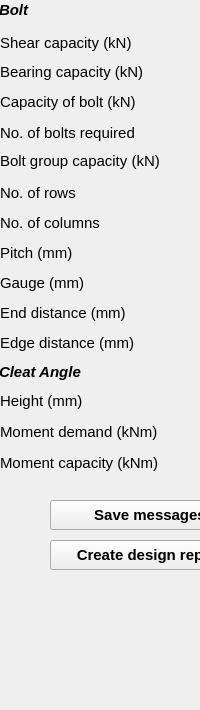
  <widget class="QDockWidget" name="outputDock">
   <property name="sizePolicy">
    <sizepolicy hsizetype="Preferred" vsizetype="Preferred">
     <horstretch>0</horstretch>
     <verstretch>0</verstretch>
    </sizepolicy>
   </property>
   <property name="minimumSize">
    <size>
     <width>125</width>
     <height>710</height>
    </size>
   </property>
   <property name="maximumSize">
    <size>
     <width>310</width>
     <height>710</height>
    </size>
   </property>
   <property name="font">
    <font>
     <pointsize>11</pointsize>
     <weight>75</weight>
     <bold>true</bold>
    </font>
   </property>
   <property name="windowTitle">
    <string>Output dock</string>
   </property>
   <attribute name="dockWidgetArea">
    <number>2</number>
   </attribute>
   <widget class="QWidget" name="dockWidgetContents_2">
    <widget class="QLineEdit" name="txtNoBolts">
     <property name="geometry">
      <rect>
       <x>200</x>
       <y>120</y>
       <width>100</width>
       <height>25</height>
      </rect>
     </property>
     <property name="font">
      <font>
       <weight>50</weight>
       <bold>false</bold>
      </font>
     </property>
     <property name="readOnly">
      <bool>true</bool>
     </property>
    </widget>
    <widget class="QLabel" name="noOfBoltsLbl">
     <property name="geometry">
      <rect>
       <x>0</x>
       <y>120</y>
       <width>191</width>
       <height>25</height>
      </rect>
     </property>
     <property name="font">
      <font>
       <pointsize>11</pointsize>
       <weight>50</weight>
       <bold>false</bold>
      </font>
     </property>
     <property name="text">
      <string>No. of bolts required</string>
     </property>
    </widget>
    <widget class="QLineEdit" name="txtShrCapacity">
     <property name="geometry">
      <rect>
       <x>200</x>
       <y>30</y>
       <width>100</width>
       <height>25</height>
      </rect>
     </property>
     <property name="font">
      <font>
       <weight>50</weight>
       <bold>false</bold>
      </font>
     </property>
     <property name="text">
      <string/>
     </property>
     <property name="readOnly">
      <bool>true</bool>
     </property>
    </widget>
    <widget class="QLineEdit" name="txtBeamPitch">
     <property name="geometry">
      <rect>
       <x>200</x>
       <y>240</y>
       <width>100</width>
       <height>25</height>
      </rect>
     </property>
     <property name="font">
      <font>
       <weight>50</weight>
       <bold>false</bold>
      </font>
     </property>
     <property name="readOnly">
      <bool>true</bool>
     </property>
    </widget>
    <widget class="QLineEdit" name="txtBeamGuage">
     <property name="geometry">
      <rect>
       <x>200</x>
       <y>270</y>
       <width>100</width>
       <height>25</height>
      </rect>
     </property>
     <property name="font">
      <font>
       <weight>50</weight>
       <bold>false</bold>
      </font>
     </property>
     <property name="readOnly">
      <bool>true</bool>
     </property>
    </widget>
    <widget class="QLineEdit" name="txtBoltCapacity">
     <property name="geometry">
      <rect>
       <x>200</x>
       <y>90</y>
       <width>100</width>
       <height>25</height>
      </rect>
     </property>
     <property name="font">
      <font>
       <weight>50</weight>
       <bold>false</bold>
      </font>
     </property>
     <property name="readOnly">
      <bool>true</bool>
     </property>
    </widget>
    <widget class="QLineEdit" name="txt_column">
     <property name="geometry">
      <rect>
       <x>200</x>
       <y>210</y>
       <width>100</width>
       <height>25</height>
      </rect>
     </property>
     <property name="font">
      <font>
       <weight>50</weight>
       <bold>false</bold>
      </font>
     </property>
     <property name="readOnly">
      <bool>true</bool>
     </property>
    </widget>
    <widget class="QLineEdit" name="txt_row">
     <property name="geometry">
      <rect>
       <x>200</x>
       <y>180</y>
       <width>100</width>
       <height>25</height>
      </rect>
     </property>
     <property name="font">
      <font>
       <weight>50</weight>
       <bold>false</bold>
      </font>
     </property>
     <property name="readOnly">
      <bool>true</bool>
     </property>
    </widget>
    <widget class="QLabel" name="beamGaugeLbl">
     <property name="geometry">
      <rect>
       <x>0</x>
       <y>270</y>
       <width>130</width>
       <height>25</height>
      </rect>
     </property>
     <property name="font">
      <font>
       <pointsize>11</pointsize>
       <weight>50</weight>
       <bold>false</bold>
      </font>
     </property>
     <property name="text">
      <string>Gauge (mm)</string>
     </property>
    </widget>
    <widget class="QLabel" name="boltCapacityLbl">
     <property name="geometry">
      <rect>
       <x>0</x>
       <y>90</y>
       <width>179</width>
       <height>25</height>
      </rect>
     </property>
     <property name="font">
      <font>
       <pointsize>11</pointsize>
       <weight>50</weight>
       <bold>false</bold>
      </font>
     </property>
     <property name="text">
      <string>&lt;html&gt;&lt;head/&gt;&lt;body&gt;&lt;p&gt;Capacity of bolt (kN)&lt;/p&gt;&lt;/body&gt;&lt;/html&gt;</string>
     </property>
    </widget>
    <widget class="QLineEdit" name="txtbearCapacity">
     <property name="geometry">
      <rect>
       <x>200</x>
       <y>60</y>
       <width>100</width>
       <height>25</height>
      </rect>
     </property>
     <property name="font">
      <font>
       <weight>50</weight>
       <bold>false</bold>
      </font>
     </property>
     <property name="readOnly">
      <bool>true</bool>
     </property>
    </widget>
    <widget class="QLabel" name="endDistLbl">
     <property name="geometry">
      <rect>
       <x>0</x>
       <y>300</y>
       <width>179</width>
       <height>25</height>
      </rect>
     </property>
     <property name="font">
      <font>
       <pointsize>11</pointsize>
       <weight>50</weight>
       <bold>false</bold>
      </font>
     </property>
     <property name="text">
      <string>End distance (mm)</string>
     </property>
    </widget>
    <widget class="QLabel" name="no_col_lbl">
     <property name="geometry">
      <rect>
       <x>0</x>
       <y>210</y>
       <width>130</width>
       <height>25</height>
      </rect>
     </property>
     <property name="font">
      <font>
       <pointsize>11</pointsize>
       <weight>50</weight>
       <bold>false</bold>
      </font>
     </property>
     <property name="text">
      <string>No. of columns</string>
     </property>
    </widget>
    <widget class="QLabel" name="beamPitchLbl">
     <property name="geometry">
      <rect>
       <x>0</x>
       <y>240</y>
       <width>130</width>
       <height>25</height>
      </rect>
     </property>
     <property name="font">
      <font>
       <pointsize>11</pointsize>
       <weight>50</weight>
       <bold>false</bold>
      </font>
     </property>
     <property name="text">
      <string>Pitch (mm)</string>
     </property>
    </widget>
    <widget class="QLineEdit" name="txtEdgeDist">
     <property name="geometry">
      <rect>
       <x>200</x>
       <y>330</y>
       <width>100</width>
       <height>25</height>
      </rect>
     </property>
     <property name="font">
      <font>
       <weight>50</weight>
       <bold>false</bold>
      </font>
     </property>
     <property name="readOnly">
      <bool>true</bool>
     </property>
    </widget>
    <widget class="QLabel" name="no_row_lbl">
     <property name="geometry">
      <rect>
       <x>0</x>
       <y>180</y>
       <width>130</width>
       <height>25</height>
      </rect>
     </property>
     <property name="font">
      <font>
       <pointsize>11</pointsize>
       <weight>50</weight>
       <bold>false</bold>
      </font>
     </property>
     <property name="text">
      <string>No. of rows</string>
     </property>
    </widget>
    <widget class="QLabel" name="edgeDistLbl">
     <property name="geometry">
      <rect>
       <x>0</x>
       <y>330</y>
       <width>179</width>
       <height>25</height>
      </rect>
     </property>
     <property name="font">
      <font>
       <pointsize>11</pointsize>
       <weight>50</weight>
       <bold>false</bold>
      </font>
     </property>
     <property name="text">
      <string>Edge distance (mm)</string>
     </property>
    </widget>
    <widget class="QLabel" name="ShearCapacityLbl">
     <property name="geometry">
      <rect>
       <x>0</x>
       <y>30</y>
       <width>161</width>
       <height>25</height>
      </rect>
     </property>
     <property name="font">
      <font>
       <pointsize>11</pointsize>
       <weight>50</weight>
       <bold>false</bold>
      </font>
     </property>
     <property name="text">
      <string>Shear capacity (kN)</string>
     </property>
    </widget>
    <widget class="QLineEdit" name="txtEndDist">
     <property name="geometry">
      <rect>
       <x>200</x>
       <y>300</y>
       <width>100</width>
       <height>25</height>
      </rect>
     </property>
     <property name="font">
      <font>
       <weight>50</weight>
       <bold>false</bold>
      </font>
     </property>
     <property name="readOnly">
      <bool>true</bool>
     </property>
    </widget>
    <widget class="QLabel" name="outputBoltLbl">
     <property name="geometry">
      <rect>
       <x>-1</x>
       <y>0</y>
       <width>66</width>
       <height>20</height>
      </rect>
     </property>
     <property name="font">
      <font>
       <pointsize>11</pointsize>
       <weight>50</weight>
       <bold>false</bold>
      </font>
     </property>
     <property name="text">
      <string>&lt;html&gt;&lt;head/&gt;&lt;body&gt;&lt;p&gt;&lt;span style=&quot; font-weight:600; font-style:italic;&quot;&gt;Bolt&lt;/span&gt;&lt;/p&gt;&lt;/body&gt;&lt;/html&gt;</string>
     </property>
    </widget>
    <widget class="QLabel" name="bearingCapacityLbl">
     <property name="geometry">
      <rect>
       <x>0</x>
       <y>60</y>
       <width>179</width>
       <height>25</height>
      </rect>
     </property>
     <property name="font">
      <font>
       <pointsize>11</pointsize>
       <weight>50</weight>
       <bold>false</bold>
      </font>
     </property>
     <property name="text">
      <string>&lt;html&gt;&lt;head/&gt;&lt;body&gt;&lt;p&gt;Bearing capacity (kN)&lt;/p&gt;&lt;/body&gt;&lt;/html&gt;</string>
     </property>
    </widget>
    <widget class="QLabel" name="momentCapacityLbl">
     <property name="geometry">
      <rect>
       <x>0</x>
       <y>450</y>
       <width>191</width>
       <height>25</height>
      </rect>
     </property>
     <property name="font">
      <font>
       <pointsize>11</pointsize>
       <weight>50</weight>
       <bold>false</bold>
      </font>
     </property>
     <property name="text">
      <string>Moment capacity (kNm)</string>
     </property>
    </widget>
    <widget class="QLineEdit" name="txtMomntCapacity">
     <property name="geometry">
      <rect>
       <x>200</x>
       <y>450</y>
       <width>100</width>
       <height>25</height>
      </rect>
     </property>
     <property name="font">
      <font>
       <weight>50</weight>
       <bold>false</bold>
      </font>
     </property>
     <property name="readOnly">
      <bool>true</bool>
     </property>
    </widget>
    <widget class="QLabel" name="outputCleatLbl">
     <property name="geometry">
      <rect>
       <x>-1</x>
       <y>360</y>
       <width>130</width>
       <height>25</height>
      </rect>
     </property>
     <property name="font">
      <font>
       <pointsize>11</pointsize>
      </font>
     </property>
     <property name="text">
      <string>&lt;html&gt;&lt;head/&gt;&lt;body&gt;&lt;p&gt;&lt;span style=&quot; font-style:italic;&quot;&gt;Cleat Angle&lt;/span&gt;&lt;/p&gt;&lt;/body&gt;&lt;/html&gt;</string>
     </property>
    </widget>
    <widget class="QLineEdit" name="txtExtMomnt">
     <property name="geometry">
      <rect>
       <x>200</x>
       <y>420</y>
       <width>100</width>
       <height>25</height>
      </rect>
     </property>
     <property name="font">
      <font>
       <weight>50</weight>
       <bold>false</bold>
      </font>
     </property>
     <property name="readOnly">
      <bool>true</bool>
     </property>
    </widget>
    <widget class="QLabel" name="momentDemandLbl">
     <property name="geometry">
      <rect>
       <x>0</x>
       <y>420</y>
       <width>191</width>
       <height>25</height>
      </rect>
     </property>
     <property name="font">
      <font>
       <pointsize>11</pointsize>
       <weight>50</weight>
       <bold>false</bold>
      </font>
     </property>
     <property name="focusPolicy">
      <enum>Qt::NoFocus</enum>
     </property>
     <property name="text">
      <string>&lt;html&gt;&lt;head/&gt;&lt;body&gt;&lt;p&gt;Moment demand (kNm)&lt;/p&gt;&lt;/body&gt;&lt;/html&gt;</string>
     </property>
    </widget>
    <widget class="QPushButton" name="btn_SaveMessages">
     <property name="geometry">
      <rect>
       <x>50</x>
       <y>500</y>
       <width>200</width>
       <height>30</height>
      </rect>
     </property>
     <property name="text">
      <string>Save messages</string>
     </property>
    </widget>
    <widget class="QPushButton" name="btn_CreateDesign">
     <property name="geometry">
      <rect>
       <x>50</x>
       <y>540</y>
       <width>200</width>
       <height>30</height>
      </rect>
     </property>
     <property name="text">
      <string>Create design report</string>
     </property>
    </widget>
    <widget class="QLabel" name="cleatHeightLbl">
     <property name="geometry">
      <rect>
       <x>0</x>
       <y>390</y>
       <width>100</width>
       <height>22</height>
      </rect>
     </property>
     <property name="font">
      <font>
       <pointsize>11</pointsize>
       <weight>50</weight>
       <bold>false</bold>
      </font>
     </property>
     <property name="text">
      <string>Height (mm)</string>
     </property>
    </widget>
    <widget class="QLineEdit" name="outputCleatHeight">
     <property name="geometry">
      <rect>
       <x>200</x>
       <y>390</y>
       <width>100</width>
       <height>25</height>
      </rect>
     </property>
     <property name="font">
      <font>
       <weight>50</weight>
       <bold>false</bold>
      </font>
     </property>
    </widget>
    <widget class="QLabel" name="boltGrpCapacityLbl">
     <property name="geometry">
      <rect>
       <x>0</x>
       <y>150</y>
       <width>200</width>
       <height>22</height>
      </rect>
     </property>
     <property name="font">
      <font>
       <pointsize>11</pointsize>
       <weight>50</weight>
       <bold>false</bold>
      </font>
     </property>
     <property name="text">
      <string>Bolt group capacity (kN)</string>
     </property>
    </widget>
    <widget class="QLineEdit" name="txtBoltGrpCapacity">
     <property name="geometry">
      <rect>
       <x>200</x>
       <y>150</y>
       <width>100</width>
       <height>25</height>
      </rect>
     </property>
     <property name="font">
      <font>
       <weight>50</weight>
       <bold>false</bold>
      </font>
     </property>
    </widget>
   </widget>
  </widget>
